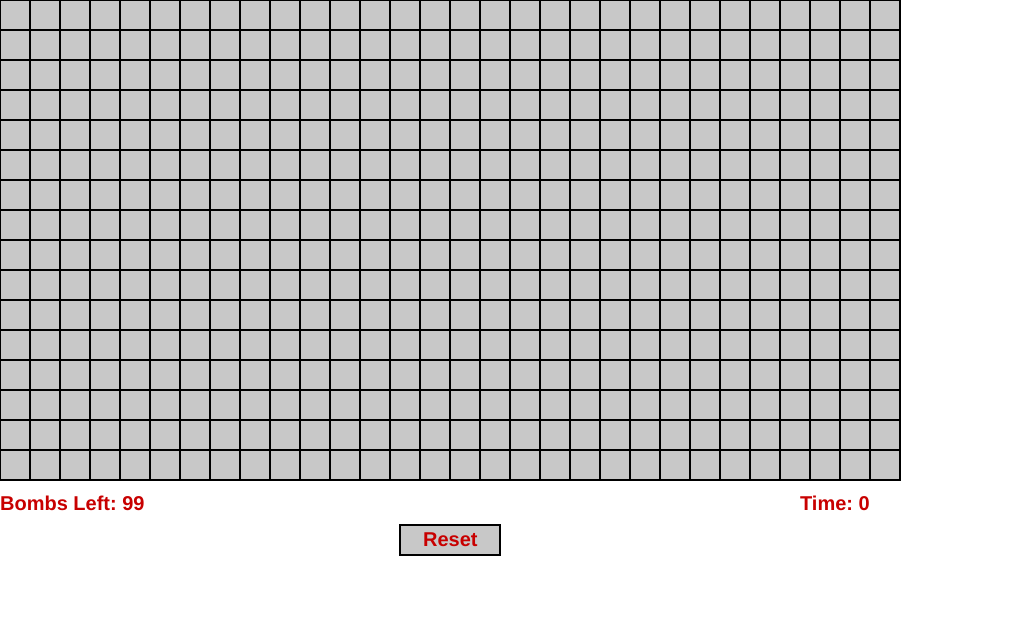
Frame 1 (no input)
Frame 60 (no input): identical to frame 1, image omitted
Frame 120 (the mouse pressed at the canvas centre since frame 60): identical to frame 1, image omitted

The p5.js sketch that drew this single still picture (run headless with seeded random() and noise() and a simulated clock; from frame 60 on, the mouse is pressed at the canvas centre):

// p5.js sketch
// ── sketch.js
var w = 30;
var h = 16;
//var w = 5;
//var h = 5;

var cellDim = 30;
var totalBombs = 99;
var bombsLeft = totalBombs;
var field = new Array(h);
var numClicks = 0;
var rightClickProgress = false;
var middleClickProgress = false;
var lost = false;
var numColors;
var won = false;
var wasReset = true;

setInterval(setTime, 100);
var timer = 0;

function setTime() {
  if(!wasReset && !won){
    ++timer;
  }
}

class Cell{

  constructor(mine, revieled, x, y) {
    this.mine = mine;
    this.revieled = revieled;
    this.flaged = false;
    this.num = 0;
    this.numFlags = 0;
    this.x = x;
    this.y = y;
    
  }

  draw(){
      //color of square
      if(this.revieled){
        if(this.mine){
          fill(color(255, 0, 0))
        }else{
          fill(color(255, 255, 255))
          if(won){
            fill(color(0, 255, 0))
          }
        }
      }else{
        fill(color(200, 200, 200))
      }
      rect(this.x*cellDim,this.y*cellDim,cellDim,cellDim);
      //check if we need to add a number
      if(this.num != 0){
        fill(numColors[this.num-1]);
        text(this.num, (this.x + 0.35)*cellDim, (this.y + 0.75)*cellDim);
      }else if(this.flaged){
      //check to add flag
        fill(color(255,0,0));
        triangle((this.x + 0.2)*cellDim, (this.y + 0.2)*cellDim, (this.x + 0.2)*cellDim, (this.y + 0.8)*cellDim, (this.x + 0.8)*cellDim, (this.y + 0.5)*cellDim)
      }
  }

  getNum(){
    var numMines = 0;
    if(this.y < h-1 && this.x < w-1 && field[this.y+1][this.x+1].mine){
      numMines++;
    }
    if(this.y < h-1  && field[this.y+1][this.x].mine){
      numMines++;
    }
    if(this.y < h-1 && this.x > 0 && field[this.y+1][this.x-1].mine){
      numMines++;
    }
    if(this.x < w-1 && field[this.y][this.x+1].mine){
      numMines++;
    }
    if(this.x > 0 && field[this.y][this.x-1].mine){
      numMines++;
    }
    if(this.y > 0 && this.x < w-1 && field[this.y-1][this.x+1].mine){
      numMines++;
    }
    if(this.y > 0  && field[this.y-1][this.x].mine){
      numMines++;
    }
    if(this.y > 0 && this.x > 0 && field[this.y-1][this.x-1].mine){
      numMines++;
    }
    this.num = numMines;
    return numMines;
  }

  getNumFlags(){
    var numFlag = 0;
    if(this.y < h-1 && this.x < w-1 && field[this.y+1][this.x+1].flaged){
      numFlag++;
    }
    if(this.y < h-1  && field[this.y+1][this.x].flaged){
      numFlag++;
    }
    if(this.y < h-1 && this.x > 0 && field[this.y+1][this.x-1].flaged){
      numFlag++;
    }
    if(this.x < w-1 && field[this.y][this.x+1].flaged){
      numFlag++;
    }
    if(this.x > 0 && field[this.y][this.x-1].flaged){
      numFlag++;
    }
    if(this.y > 0 && this.x < w-1 && field[this.y-1][this.x+1].flaged){
      numFlag++;
    }
    if(this.y > 0  && field[this.y-1][this.x].flaged){
      numFlag++;
    }
    if(this.y > 0 && this.x > 0 && field[this.y-1][this.x-1].flaged){
      numFlag++;
    }
    this.numFlags = numFlag;
    return numFlag;
  }

}


function setup() {
  numColors = [color(0,0,255), color(100,200, 100), color(255,0,0), color(0,0,150), color(100,0,0), color(0,100,200), color(0,0,0), color(200,200,200)]

  createCanvas(cellDim*(w+4), cellDim*(h+5));
  for (let element of document.getElementsByClassName("p5Canvas")) {
    element.addEventListener("contextmenu", (e) => e.preventDefault());
  }
  for(let i = 0; i < h; i++){
    field[i] = new Array(w);
    for(let j = 0; j < w; j++){
      field[i][j] = new Cell(false, false, j, i);
    }
  }
}

function draw() {
  if (mouseIsPressed === false){
    //its a right click
    if(rightClickProgress){
      rightClickProgress = false;
      handelRightClick();
    }
    //it's a middle click
    if(middleClickProgress){
     middleClickProgress = false;
     handelMiddleClick();
     return;
    }
  }
  //draw background
  fill(color(255,255,255));
  rect(-5, -5, cellDim*(w+10), cellDim*(h+10));
  //draw field
  textSize(20);
  strokeWeight(2);
  textStyle(BOLD);
  for(let i = 0; i < h; i++){
    for(let j = 0; j < w; j++){
      field[i][j].draw();
    }
  }

  textSize(20);
  //draw reset button
  fill(color(200, 200, 200));
  rect((w/2)*cellDim-50, (h+1.5)*cellDim, 100, 30);
  fill(color(200,0,0))
  text("Reset", (w/2)*cellDim-27, (h+2.2)*cellDim);
  //draw numBombs left
  text("Bombs Left: " + bombsLeft, 0, (h+1)*cellDim);
  //draw time
  text("Time: " + Math.floor(timer/10), w*cellDim-100, (h+1)*cellDim);
  
  if(won){
    //draw Win congratultions
    text("You Won!", (w/2)*cellDim-45, (h+3.2)*cellDim);
  }

}

function mousePressed() {
  if (mouseButton === RIGHT) {
    rightClickProgress = true;
  }
  if(mouseButton === CENTER){
    middleClickProgress = true;
    rightClickProgress = false;
  }
}



function mouseClicked(event) {
  var rowClicked = Math.floor(mouseY/cellDim);
  var colClicked = Math.floor(mouseX/cellDim);
  if(rowClicked >= 0 && rowClicked < h && colClicked >= 0 && colClicked < w){
    if(wasReset){
      var winnable = false;
      wasReset = false;
      while(!winnable){
        resetField();
        makeGame(colClicked, rowClicked);
        var winnable = testIfWinable(field, colClicked, rowClicked);
        console.log(winnable)
      }
    }
    numClicks++;
    handelReviel(colClicked, rowClicked);
  }else if(mouseY > (h+1.5)*cellDim && mouseY < (h+1.5)*cellDim + 30 && mouseX > (w/2)*cellDim-50 && mouseX < (w/2)*cellDim+50){
    numClicks = 0;
    resetField();
    timer = 0;
    bombsLeft = 99;
    won = false;
    wasReset = true;
  }
}

//resets the field
function resetField(){
  for(let i = 0; i < h; i++){
    for(let j = 0; j < w; j++){
      field[i][j].mine = false;
      field[i][j].revieled = false;
      field[i][j].flaged = false;
      field[i][j].num = 0;
      field[i][j].numFlags = 0;
    }
  }
}

//assignes the bombs to places
function makeGame(cX, cY){
/*
field[0][1].mine = true;
field[0][2].mine = true;
field[0][3].mine = true;
field[1][1].mine = true;
field[1][2].mine = true;
field[2][0].mine = true;
field[3][0].mine = true;
field[3][4].mine = true;
field[4][0].mine = true;
field[4][4].mine = true;

*/
  for(let i = 0; i < totalBombs; i++){
    var x = Math.floor(Math.random()*w);
    var y = Math.floor(Math.random()*h);
    if(field[y][x].mine || (Math.abs(x-cX) < 2 && Math.abs(y-cY) < 2)){
      i--;
    }else{
      field[y][x].mine = true;
    }
  }

}

//handels the logic of clicking on a cell(finding the number of mine neighbors, if its a mine ect
function handelReviel(cX, cY){
  if(cX < 0 || cX >= w || cY < 0 || cY >= h){
    return;
  }
  var cell = field[cY][cX];
  if(cell.revieled || cell.flaged){
    return;
  }
  cell.revieled = true;
  if(!cell.mine){
    var cellNum = cell.getNum();
    if(cellNum == 0){
      handelReviel(cX+1, cY+1);
      handelReviel(cX+1, cY-1);
      handelReviel(cX+1, cY);
      handelReviel(cX, cY+1);
      handelReviel(cX, cY-1);
      handelReviel(cX-1, cY+1);
      handelReviel(cX-1, cY-1);
      handelReviel(cX-1, cY);
    }
  }
  if(gameWon()){
    won = true;
    numClicks = 0;
  }
}

function handelRightClick() {
  var y = Math.floor(mouseY/cellDim);
  var x = Math.floor(mouseX/cellDim);
  flagCell(x, y);

}

function flagCell(x, y){
  if(x < 0 || x >= w || y < 0 || y >= h){
    return;
  }
  if(!field[y][x].revieled){
    field[y][x].flaged = !field[y][x].flaged;
    if(field[y][x].flaged){
      bombsLeft--;
    }else{
      bombsLeft++;
    }
  }
}

function handelMiddleClick(){
  var y = Math.floor(mouseY/cellDim);
  var x = Math.floor(mouseX/cellDim);
  revielAdjCells(x, y);
}

function revielAdjCells(x, y){
  var cell = field[y][x];
  if(cell.revieled && cell.getNumFlags() == cell.num){
    handelReviel(x+1, y+1);
      handelReviel(x+1, y-1);
      handelReviel(x+1, y);
      handelReviel(x, y+1);
      handelReviel(x, y-1);
      handelReviel(x-1, y+1);
      handelReviel(x-1, y-1);
      handelReviel(x-1, y);
  }
}

function gameWon(){

  var numPosibleBombs = 0;
  for(let i = 0; i < field.length; i++){
    for(let j = 0; j < field[i].length; j++){
      if(!field[i][j].revieled || field[i][j].mine){
        numPosibleBombs++;
      }
    }
  }
  return numPosibleBombs == totalBombs;

}
